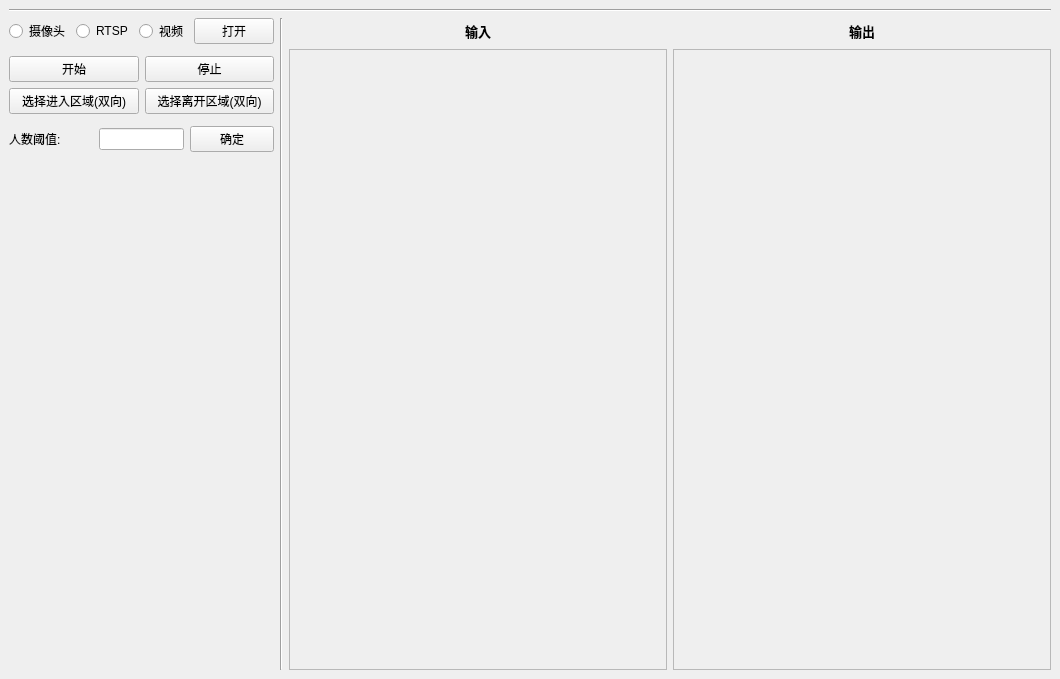
<?xml version="1.0" encoding="UTF-8"?>
<ui version="4.0">
 <class>MainWindow</class>
 <widget class="QMainWindow" name="MainWindow">
  <property name="geometry">
   <rect>
    <x>0</x>
    <y>0</y>
    <width>1060</width>
    <height>679</height>
   </rect>
  </property>
  <property name="sizeIncrement">
   <size>
    <width>0</width>
    <height>0</height>
   </size>
  </property>
  <property name="windowTitle">
   <string>MainWindow</string>
  </property>
  <widget class="QWidget" name="centralwidget">
   <layout class="QGridLayout" name="gridLayout_2">
    <item row="3" column="2">
     <layout class="QGridLayout" name="gridLayout" columnstretch="0,0,0,0,0,0,0,10">
      <item row="1" column="2" rowspan="8">
       <widget class="Line" name="line">
        <property name="orientation">
         <enum>Qt::Vertical</enum>
        </property>
       </widget>
      </item>
      <item row="4" column="1">
       <widget class="QPushButton" name="PB_stop">
        <property name="text">
         <string>停止</string>
        </property>
       </widget>
      </item>
      <item row="1" column="3" rowspan="8" colspan="5">
       <layout class="QGridLayout" name="gridLayout_3">
        <item row="1" column="1">
         <widget class="QLabel" name="label_out">
          <property name="enabled">
           <bool>true</bool>
          </property>
          <property name="sizePolicy">
           <sizepolicy hsizetype="Expanding" vsizetype="Preferred">
            <horstretch>1</horstretch>
            <verstretch>5</verstretch>
           </sizepolicy>
          </property>
          <property name="frameShape">
           <enum>QFrame::StyledPanel</enum>
          </property>
          <property name="text">
           <string/>
          </property>
         </widget>
        </item>
        <item row="0" column="1">
         <layout class="QHBoxLayout" name="horizontalLayout_13">
          <item>
           <spacer name="horizontalSpacer_13">
            <property name="orientation">
             <enum>Qt::Horizontal</enum>
            </property>
            <property name="sizeType">
             <enum>QSizePolicy::Maximum</enum>
            </property>
            <property name="sizeHint" stdset="0">
             <size>
              <width>40</width>
              <height>20</height>
             </size>
            </property>
           </spacer>
          </item>
          <item>
           <widget class="QLabel" name="label_title2">
            <property name="minimumSize">
             <size>
              <width>0</width>
              <height>25</height>
             </size>
            </property>
            <property name="font">
             <font>
              <family>微软雅黑</family>
              <pointsize>10</pointsize>
              <weight>75</weight>
              <bold>true</bold>
             </font>
            </property>
            <property name="layoutDirection">
             <enum>Qt::LeftToRight</enum>
            </property>
            <property name="styleSheet">
             <string notr="true"/>
            </property>
            <property name="text">
             <string>输出</string>
            </property>
            <property name="alignment">
             <set>Qt::AlignCenter</set>
            </property>
           </widget>
          </item>
          <item>
           <spacer name="horizontalSpacer_21">
            <property name="orientation">
             <enum>Qt::Horizontal</enum>
            </property>
            <property name="sizeType">
             <enum>QSizePolicy::Maximum</enum>
            </property>
            <property name="sizeHint" stdset="0">
             <size>
              <width>40</width>
              <height>20</height>
             </size>
            </property>
           </spacer>
          </item>
         </layout>
        </item>
        <item row="0" column="0">
         <layout class="QHBoxLayout" name="horizontalLayout_18">
          <item>
           <spacer name="horizontalSpacer_22">
            <property name="orientation">
             <enum>Qt::Horizontal</enum>
            </property>
            <property name="sizeType">
             <enum>QSizePolicy::Maximum</enum>
            </property>
            <property name="sizeHint" stdset="0">
             <size>
              <width>40</width>
              <height>20</height>
             </size>
            </property>
           </spacer>
          </item>
          <item>
           <widget class="QLabel" name="label_title1_2">
            <property name="sizePolicy">
             <sizepolicy hsizetype="Preferred" vsizetype="Expanding">
              <horstretch>0</horstretch>
              <verstretch>1</verstretch>
             </sizepolicy>
            </property>
            <property name="minimumSize">
             <size>
              <width>0</width>
              <height>25</height>
             </size>
            </property>
            <property name="font">
             <font>
              <family>微软雅黑</family>
              <pointsize>10</pointsize>
              <weight>75</weight>
              <bold>true</bold>
             </font>
            </property>
            <property name="layoutDirection">
             <enum>Qt::LeftToRight</enum>
            </property>
            <property name="styleSheet">
             <string notr="true"/>
            </property>
            <property name="text">
             <string>输入</string>
            </property>
            <property name="alignment">
             <set>Qt::AlignCenter</set>
            </property>
           </widget>
          </item>
          <item>
           <spacer name="horizontalSpacer_23">
            <property name="orientation">
             <enum>Qt::Horizontal</enum>
            </property>
            <property name="sizeType">
             <enum>QSizePolicy::Maximum</enum>
            </property>
            <property name="sizeHint" stdset="0">
             <size>
              <width>40</width>
              <height>20</height>
             </size>
            </property>
           </spacer>
          </item>
         </layout>
        </item>
        <item row="1" column="0">
         <widget class="QLabel" name="label_in">
          <property name="sizePolicy">
           <sizepolicy hsizetype="Preferred" vsizetype="Preferred">
            <horstretch>1</horstretch>
            <verstretch>5</verstretch>
           </sizepolicy>
          </property>
          <property name="frameShape">
           <enum>QFrame::StyledPanel</enum>
          </property>
          <property name="text">
           <string/>
          </property>
         </widget>
        </item>
       </layout>
      </item>
      <item row="4" column="0">
       <widget class="QPushButton" name="PB_predict">
        <property name="text">
         <string>开始</string>
        </property>
       </widget>
      </item>
      <item row="0" column="0" colspan="8">
       <widget class="Line" name="line_3">
        <property name="orientation">
         <enum>Qt::Horizontal</enum>
        </property>
       </widget>
      </item>
      <item row="5" column="1">
       <widget class="QPushButton" name="PB_c2">
        <property name="text">
         <string>选择离开区域(双向)</string>
        </property>
       </widget>
      </item>
      <item row="5" column="0">
       <widget class="QPushButton" name="PB_c1">
        <property name="text">
         <string>选择进入区域(双向)</string>
        </property>
       </widget>
      </item>
      <item row="1" column="0" rowspan="2" colspan="2">
       <layout class="QHBoxLayout" name="horizontalLayout_5">
        <item>
         <widget class="QRadioButton" name="RB_camera">
          <property name="sizePolicy">
           <sizepolicy hsizetype="Fixed" vsizetype="Fixed">
            <horstretch>0</horstretch>
            <verstretch>0</verstretch>
           </sizepolicy>
          </property>
          <property name="text">
           <string>摄像头</string>
          </property>
         </widget>
        </item>
        <item>
         <widget class="QRadioButton" name="RB_url">
          <property name="text">
           <string>RTSP</string>
          </property>
         </widget>
        </item>
        <item>
         <widget class="QRadioButton" name="RB_img">
          <property name="sizePolicy">
           <sizepolicy hsizetype="Fixed" vsizetype="Fixed">
            <horstretch>0</horstretch>
            <verstretch>1</verstretch>
           </sizepolicy>
          </property>
          <property name="text">
           <string>视频</string>
          </property>
         </widget>
        </item>
        <item>
         <widget class="QPushButton" name="PB_import">
          <property name="text">
           <string>打开</string>
          </property>
         </widget>
        </item>
       </layout>
      </item>
      <item row="8" column="0" colspan="2">
       <widget class="QListWidget" name="listWidget_out">
        <property name="font">
         <font>
          <pointsize>12</pointsize>
         </font>
        </property>
        <property name="styleSheet">
         <string notr="true">background-color:transparent</string>
        </property>
       </widget>
      </item>
      <item row="7" column="0" colspan="2">
       <layout class="QHBoxLayout" name="horizontalLayout" stretch="1,1,1">
        <item>
         <widget class="QLabel" name="label">
          <property name="text">
           <string>人数阈值:</string>
          </property>
         </widget>
        </item>
        <item>
         <widget class="QLineEdit" name="lineEdit">
          <property name="sizePolicy">
           <sizepolicy hsizetype="Ignored" vsizetype="Fixed">
            <horstretch>0</horstretch>
            <verstretch>0</verstretch>
           </sizepolicy>
          </property>
         </widget>
        </item>
        <item>
         <widget class="QPushButton" name="PB_setThres">
          <property name="text">
           <string>确定</string>
          </property>
         </widget>
        </item>
       </layout>
      </item>
     </layout>
    </item>
   </layout>
  </widget>
  <action name="action_helmet_clothes">
   <property name="text">
    <string>头盔/反光衣</string>
   </property>
  </action>
  <action name="action_weight">
   <property name="text">
    <string>选择权重文件</string>
   </property>
  </action>
  <action name="action_loadmodel">
   <property name="text">
    <string>载入模型</string>
   </property>
  </action>
  <action name="action_jump">
   <property name="text">
    <string>tiaozhuan</string>
   </property>
  </action>
 </widget>
 <resources/>
 <connections/>
</ui>
